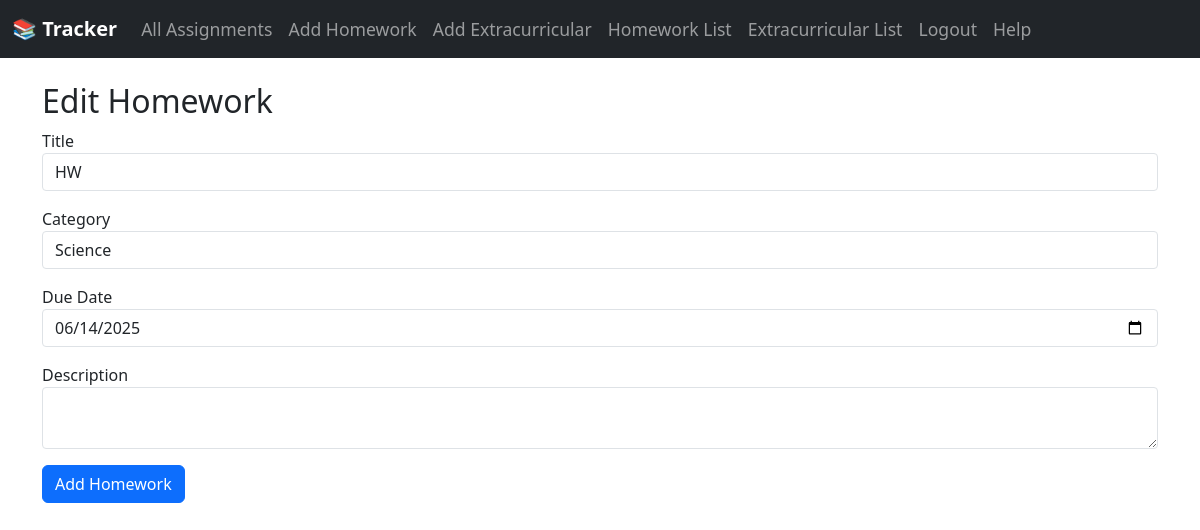
Page /homework/edit/8 (signed in) on the committed database.
### app/models.py (models this page shows)
class Homework(db.Model):
    id = db.Column(db.Integer, primary_key=True)
    title = db.Column(db.String(100), nullable=False)
    category = db.Column(db.String(30), nullable=False)
    due_date = db.Column(db.Date, nullable=False)
    description = db.Column(db.Text)
    timestamp = db.Column(db.DateTime, default=datetime.utcnow)
    user_id = db.Column(db.Integer, db.ForeignKey('user.id'), nullable=False)

### app/routes/homework_routes.py (the view, shortened to what this page needs)
@homework_bp.route('/homework/edit/<int:hw_id>', methods=['GET', 'POST'])
@login_required
def edit_homework(hw_id):
    hw = Homework.query.get_or_404(hw_id)
    if hw.user_id != current_user.id:
        flash('Unauthorized action.', 'danger')
        return redirect(url_for('homework_bp.homework_list'))
    form = HomeworkForm(obj=hw)
    return render_template('edit_homework.html', form=form)

### app/forms.py
class HomeworkForm(FlaskForm):
    title = StringField('Title', validators=[DataRequired()])
    category = StringField('Category', validators=[DataRequired()])
    due_date = DateField('Due Date', validators=[DataRequired()])
    description = TextAreaField('Description')
    submit = SubmitField('Add Homework')

### app/models.py (called while the page is built)
@login_manager.user_loader
def load_user(user_id):
    return User.query.get(int(user_id))

### app/templates/edit_homework.html (shortened to what this page needs)
{% extends 'base.html' %}
{% block content %}
<h2>Edit Homework</h2>
<form method="POST" action="">
    <div class="mb-3">
        {{ form.title.label }} {{ form.title(class="form-control") }}
    </div>
    <div class="mb-3">
        {{ form.category.label }} {{ form.category(class="form-control") }}
    </div>
    <div class="mb-3">
        {{ form.due_date.label }} {{ form.due_date(class="form-control") }}
    </div>
    <div class="mb-3">
        {{ form.description.label }} {{ form.description(class="form-control") }}
    </div>
    {{ form.submit(class="btn btn-primary") }}
</form>
{% endblock %}

### app/static/style.css (style rules this page uses)
body { background-color: #f8f9fa; font-family: "Segoe UI", Tahoma, Geneva, Verdana, sans-serif; }
form .form-control, form .form-select { box-shadow: none; border-radius: 0.25rem; }
.btn { border-radius: 0.25rem; font-weight: 500; }

### rows in the picture
Homework: title "HW", category "Science", due_date "06/14/2025"
